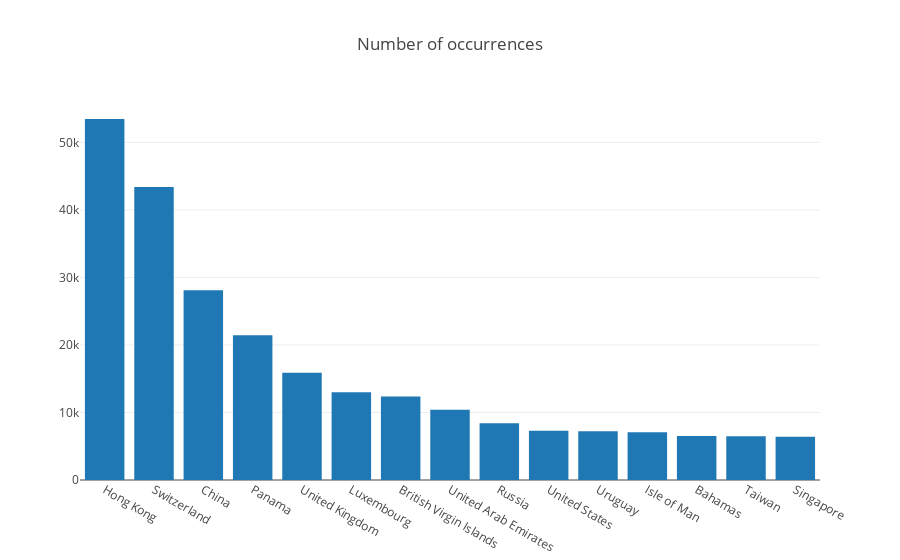

The notebook cell this image was saved under:
### Markdown cell above
#### Number of occurrences

### Code cell
sorted_data = pp_total_country[['countries','total']].sort_values('total', ascending=False).head(15)

data = [go.Bar(
            x=sorted_data['countries'],
            y=sorted_data['total'],
    )]


layout = go.Layout(
    title='Number of occurrences',
)

fig = go.Figure(data=data, layout=layout)
plot(fig, filename='../TrovatelliT.github.io/ressources/bar_occurrences', auto_open=False)
iplot(fig, filename='bar_occurences')

### Figure 1 — Plotly figure (JSON) as saved in the notebook; plotly's stock layout.template omitted (floating-point values rounded to 4 significant figures)
{"data": [{"type": "bar", "uid": "b6908ed3-ddd2-4129-b110-f52890960257", "x": ["Hong Kong", "Switzerland", "China", "Panama", "United Kingdom", "Luxembourg", "British Virgin Islands", "United Arab Emirates", "Russia", "United States", "Uruguay", "Isle of Man", "Bahamas", "Taiwan", "Singapore"], "y": [53475, 43397, 28101, 21432, 15900, 12983, 12368, 10392, 8389, 7281, 7205, 7087, 6532, 6466, 6411]}], "layout": {"title": "Number of occurrences"}}
